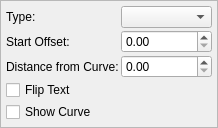
<?xml version="1.0" encoding="UTF-8"?>
<ui version="4.0">
 <class>PropertyWidget_PathTextBase</class>
 <widget class="QFrame" name="PropertyWidget_PathTextBase">
  <property name="geometry">
   <rect>
    <x>0</x>
    <y>0</y>
    <width>218</width>
    <height>118</height>
   </rect>
  </property>
  <property name="windowTitle">
   <string notr="true">Frame</string>
  </property>
  <property name="frameShape">
   <enum>QFrame::StyledPanel</enum>
  </property>
  <property name="frameShadow">
   <enum>QFrame::Raised</enum>
  </property>
  <layout class="QGridLayout" name="gridLayout">
   <property name="margin">
    <number>5</number>
   </property>
   <property name="spacing">
    <number>2</number>
   </property>
   <item row="0" column="0">
    <widget class="QLabel" name="pathTextTypeLabel">
     <property name="text">
      <string>Type:</string>
     </property>
    </widget>
   </item>
   <item row="0" column="1">
    <widget class="ScComboBox" name="pathTextType"/>
   </item>
   <item row="1" column="0">
    <widget class="QLabel" name="startOffsetLabel">
     <property name="text">
      <string>Start Offset:</string>
     </property>
    </widget>
   </item>
   <item row="1" column="1">
    <widget class="ScrSpinBox" name="startOffset"/>
   </item>
   <item row="2" column="0">
    <widget class="QLabel" name="distFromCurveLabel">
     <property name="text">
      <string>Distance from Curve:</string>
     </property>
    </widget>
   </item>
   <item row="2" column="1">
    <widget class="ScrSpinBox" name="distFromCurve"/>
   </item>
   <item row="3" column="0">
    <widget class="QCheckBox" name="flippedPathText">
     <property name="text">
      <string>Flip Text</string>
     </property>
    </widget>
   </item>
   <item row="4" column="0">
    <widget class="QCheckBox" name="showCurveCheckBox">
     <property name="text">
      <string>Show Curve</string>
     </property>
    </widget>
   </item>
  </layout>
 </widget>
 <customwidgets>
  <customwidget>
   <class>ScrSpinBox</class>
   <extends>QDoubleSpinBox</extends>
   <header>ui/scrspinbox.h</header>
  </customwidget>
  <customwidget>
   <class>ScComboBox</class>
   <extends>QComboBox</extends>
   <header>ui/sccombobox.h</header>
  </customwidget>
 </customwidgets>
 <resources/>
 <connections/>
</ui>
